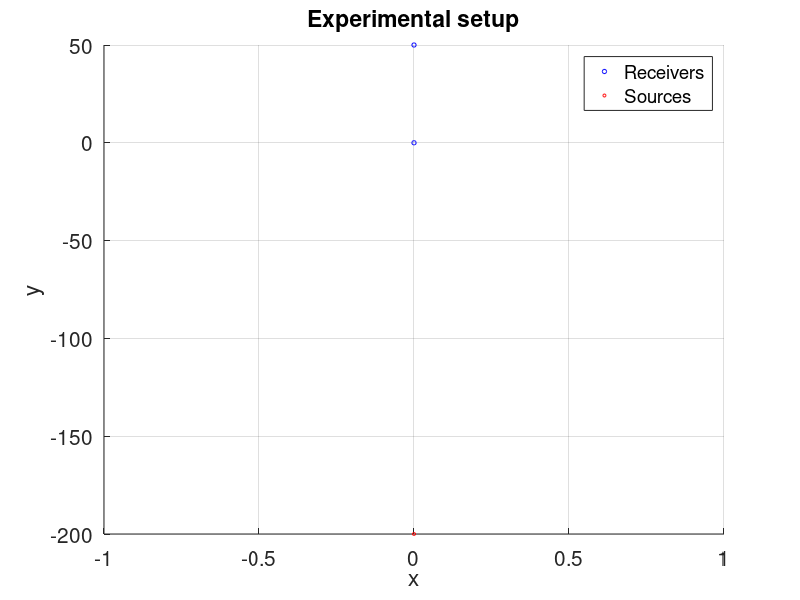
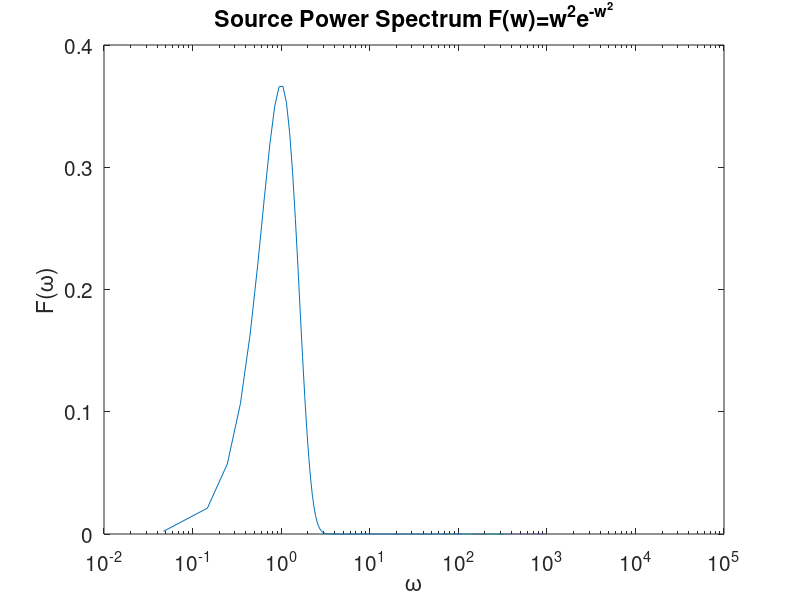
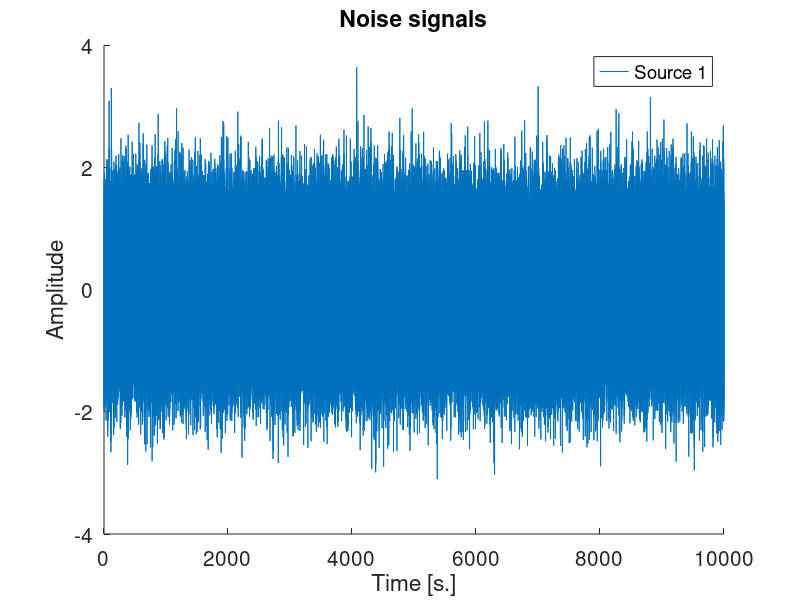
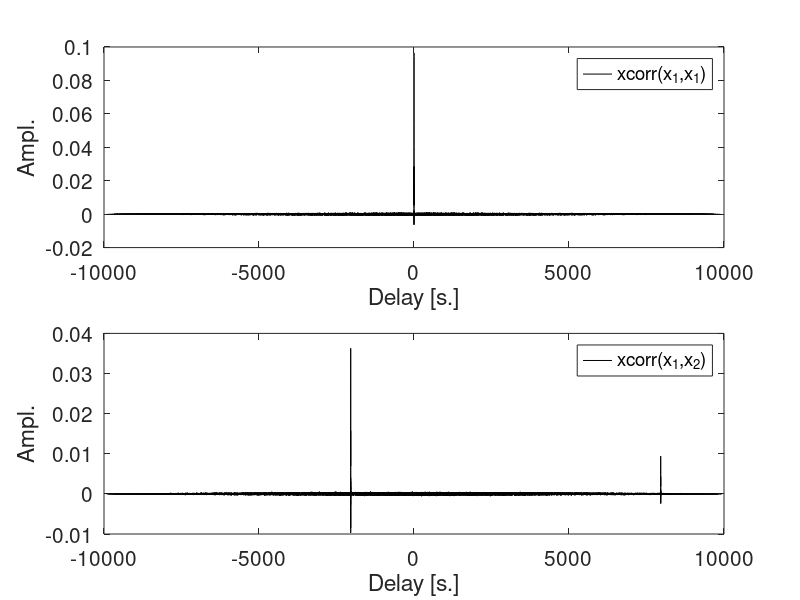

Recreate these plots in MATLAB, in order.
% Script for passiv2
%
%
% Jules Scholler - Mar. 2017

% Reset Matlab
close all
clear

% Parameters
param.nb_receivers=2;           % Number of receivers
param.sigma=[0 0 0];       % Sources std position
param.mu=[0 -200 0];            % Sources mean position
param.N=1;                     % Number of noise sources
param.duration=10000;            % Source signals duration [s.]
param.temporal_sampling=0.1;    % Temporal sampling [s.]
output.F='yes';                 % Plot source power-spectrum (= FFT(auto-correlation) by Wiener-Kintchin th.)
output.signals='yes';           % Plot 5 (or less) received signals
output.setup='yes';             % Plot experimental setup
output.xcorr='yes';             % Plot cross-correlations

% Generate receivers coordinates
for i=1:param.nb_receivers
        param.receivers(i,:)=[0 50*(i-1) 0];
    %     param.receivers(i,:)=[0 5*(i-1) 0];
%     param.receivers(i,:)=[50*(i-3) 100 0];
    C(i,:)=[0 0 1]; % Receivers are blue
end
if strcmp(output.setup,'yes')
    figure(1), hold on, grid on
    scatter3(param.receivers(:,1),param.receivers(:,2),param.receivers(:,3),10,C);
    xlabel 'x'
    ylabel 'y'
    zlabel 'z'
    title 'Experimental setup'
    clear C
end

% Compute and plot sources position
for i=1:param.N
    for j=1:3
        param.sources(i,j)=param.sigma(j)*randn(1)+param.mu(j);
    end
    C(i,:)=[1 0 0]; % Sources are red
end
if strcmp(output.setup,'yes')
    figure(1)
    scatter3(param.sources(:,1),param.sources(:,2),param.sources(:,3),5,C);
    legend('Receivers','Sources')
    clear C
    set(gca,'FontSize',15)
end

% Compute sationnary random process with Fourier method
h=param.temporal_sampling;
w=(-param.duration*(2*pi):h:param.duration*(2*pi));
n=length(w);
t=linspace(0,param.duration,n);
R=w.^2.*exp(-w.^2);
if strcmp(output.F,'yes')
    figure(2)
    semilogx(w(round((length(w))/2+1):end),R(round((length(w))/2+1):end))
    xlabel '\omega'
    ylabel 'F(\omega)'
    title 'Source Power Spectrum F(w)=w^2e^{-w^2}'
    set(gca,'FontSize',15)
end
if strcmp(output.signals,'yes')
    figure(3),hold on
end
for i=1:param.N
    W=randn(1,n);
    filter=fft(fftshift(R));
    F(i,:)=real(ifft(sqrt(filter).*fft(W)));
    if i<=5 && strcmp(output.signals,'yes')
        figure(3)
        plot(t,F(i,:))
        info{i}=sprintf('Source %d',i);
    end
end
if strcmp(output.signals,'yes')
    figure(3)
    hold off
    xlabel 'Time [s.]'
    ylabel 'Amplitude'
    title 'Noise signals'
    legend(info)
    clear info
    set(gca,'fontsize',15)
end

% Compute response on each receivers
for j=1:param.nb_receivers
    for i=1:param.N
        d=norm(param.receivers(j,:)-param.sources(i,:));
        data.r{j}(i,:)=real(ifft(fft(F(i,:)).*1/(4*pi*d).*exp(1i*w*d)));
    end
    data.rtot{j}=sum(data.r{j},1);
end

% Compute empirical cross-correlation for Green's function estimation
if strcmp(output.xcorr,'yes')
    figure(4)
end
for i=1:param.nb_receivers
    [data.C(i,:),lags]=xcorr(data.rtot{1},data.rtot{i});
    lags=lags*(t(2)-t(1));
    if strcmp(output.xcorr,'yes')
        subplot(param.nb_receivers,1,i)
        plot(lags,data.C(i,:),'k')
        [~,tmp]=max(abs(data.C(i,:)));
%         xlim([lags(tmp)-10 lags(tmp)+10])
        legend(sprintf('xcorr(x_1,x_%d)',i));
        set(gca,'fontsize',15)
        xlabel('Delay [s.]')
        ylabel('Ampl.')
    end
end